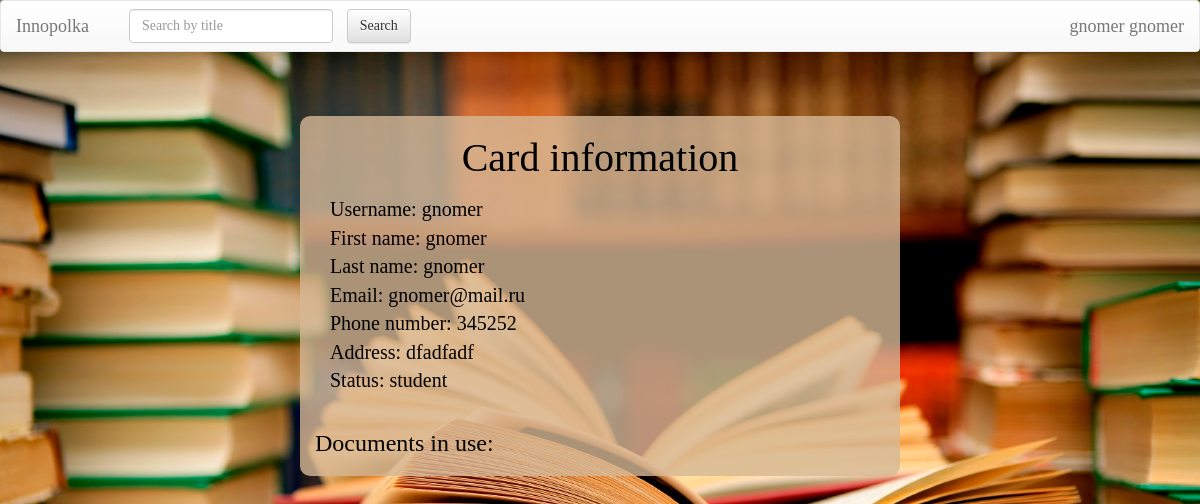
The app's page /user/?id=10 (signed in), older data.
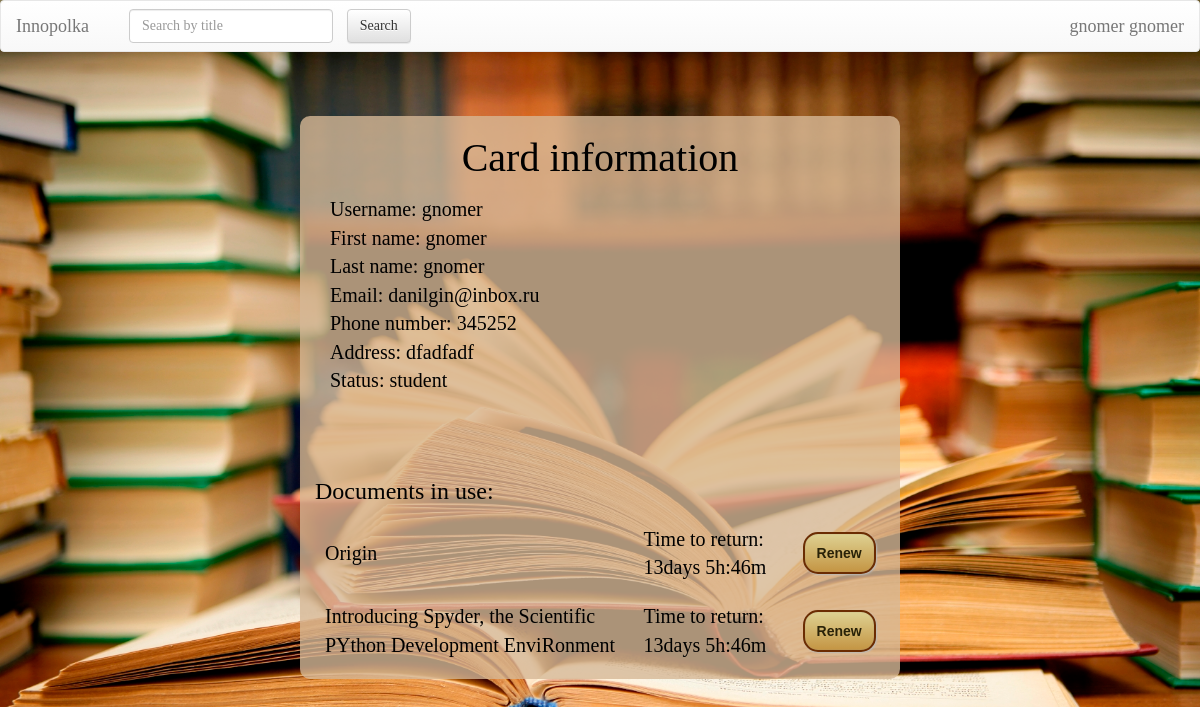
The same page, newer data.
### UserCards/models.py (models this page shows, shortened)
class UserProfile(models.Model):
    user = models.OneToOneField(User, on_delete=models.CASCADE)
    phone_number = models.CharField(max_length=15, null=True, blank=True)
    address = models.CharField(max_length=250, null=True, blank=True)
    status = models.CharField(max_length=250, default='student')

### Documents/models.py (models this page shows, shortened)
class DocumentCopy(models.Model):
    doc = models.ForeignKey(Document, blank=True, default=None, on_delete=models.CASCADE) # link document which is checked out
    checked_up_by_whom = models.ForeignKey(User, blank=True, default=None, on_delete=models.CASCADE) # link to holder
    date = models.DateTimeField(default=str(datetime.datetime.today().strftime("%Y-%m-%d %H:%M")))
    returning_date = models.DateTimeField(default=str(datetime.datetime.today().strftime("%Y-%m-%d %H:%M")))
    time_left = models.CharField(null=True, max_length=250)
    fine_price = models.IntegerField(null=True)
    renewed = models.BooleanField(default=False)
    class Meta:
        verbose_name_plural = 'Document copies'
    def __str__(self):
        return self.doc.title

class Document(models.Model):
    title = models.CharField(max_length=250)
    price = models.IntegerField()
    keywords = models.CharField(max_length=250) # the list of keywords stored in string
    authors = models.CharField(max_length=250) # the list of authors in string format splitted by space
    cover = models.CharField(max_length=1000, default="https://lh3.googleusercontent.com/zqfUbCXdb1oGmsNEzNxTjQU5ZlS3x46nQoB83sFbRSlMnpDTZgdVCe_LvCx-rl7sOA=w300")
    copies = models.PositiveIntegerField(default=1)
    type = models.CharField(max_length=100, default='Document')
    is_bestseller = models.BooleanField(default=False)
    is_reference = models.BooleanField(default=False)
    level = models.PositiveIntegerField(default=1)
    room = models.PositiveIntegerField(default=1)

### Documents/librarian_view.py (the view)
    def inner(request, *args, **kwargs):
        if request.user.is_authenticated:
            return func(request, *args, **kwargs)
        return redirect('/')

### Documents/librarian_view.py (called while the page is built)
def need_logged_in(func):
    def inner(request, *args, **kwargs):
        if request.user.is_authenticated:
            return func(request, *args, **kwargs)
        return redirect('/')
    return inner

### UserCards/templates/UserCards/index.html (shortened to what this page needs)
{% extends 'Documents/base.html' %}
{% load staticfiles %}
{% block body %}
    <link rel="stylesheet" type="text/css" href="{% static 'UserCards/usercards_style.css' %}"/>
    <div class="container">
    <h2 class="black">Card information</h2>
    <p>
        {% for field, value in fields %}
            {{ field }}: {{ value }}
            <br>
        {% endfor %}
    </p>
    <div>
        <table class="used-docs">
            <th colspan="3"><h3>Documents in use:</h3></th>
            {% for copy in copies %}
                <tr>
                    <td><a href="/{{ copy.doc.id }}">{{ copy }}</a></td>
                    <td>{{ copy.time_left }}<br></td>
                    {% if user.is_staff %}
                        <td><a class="button" href="/requests/return/?copy_id={{ copy.id }}" onclick="
                                return confirm('Return {{ copy.doc.title }} from {{ copy.checked_up_by_whom.username }} back?');
                                ">Return</a></td>
                    {% else %}
                        <td><button class="btn button" onclick="
                                    var response = httpGet('/requests/renew/?copy_id={{ copy.id }}').toString();
                                    alert(response);
                                    if (response.substr(0, 3) === 'You') // refresh to see new returning date
                                    window.location.reload(false);
                                    ">Renew
                            </button></td>
                        <br>
                    {% endif %}
                </tr>
            {% endfor %}
        </table>
    </div>
{% endblock %}

### Documents/templates/Documents/base.html (shortened to what this page needs)
<!DOCTYPE html>
<html lang="en">
<head>
    {% load staticfiles %}
    <link rel="stylesheet" href="//maxcdn.bootstrapcdn.com/bootstrap/3.2.0/css/bootstrap.min.css">
    <link rel="stylesheet" href="//maxcdn.bootstrapcdn.com/bootstrap/3.2.0/css/bootstrap-theme.min.css">
</head>
<body>
<nav class="navbar navbar-default">
    <div class="container-fluid">
        <div class="navbar-header">
            <a class="navbar-brand" href="/">Innopolka</a>
        </div>
        <div class="collapse navbar-collapse" id="bs-example-navbar-collapse-1">
            <form class="navbar-form navbar-left" action="/">
                <div class="form-group">
                    <input type="text" class="form-control" name="q" placeholder="Search by title" >
                </div>
                <input type="submit" class="btn btn-default not_wide" value="Search">
            </form>
            <ul class="nav navbar-nav navbar-right">
                {% if user.is_anonymous %}
                    <li><a href="/user/login">Log In</a></li>
                {% elif user.is_authenticated %}
                <ul class="nav navbar-nav navbar-right">
                <li class="nav-item dropdown">
                    <a class="navbar-brand" href="/user/?id={{user.id}}" id="dropdown02" data-toggle="dropdown"
                       aria-haspopup="true" aria-expanded="false">{{ user.first_name }} {{user.last_name}}</a>
            </ul>
                {% endif %}
            </ul>
        </div>
    </div>
</nav>
{% block body %}{% endblock %}
</body>
</html>

Row changes from the older to the newer data that the page shows:
added DocumentCopy: doc.title "Origin", time_left "Time to return: 13days 5h:46m"
added DocumentCopy: doc.title "Introducing Spyder, the Scientific PYthon Development EnviRonment", time_left "Time to return: 13days 5h:46m"
Text that changed along with them:
new list line: "Email :"
new list line: "danilgin@inbox.ru"
list line gone: "Email :"
list line gone: "gnomer@mail.ru"
